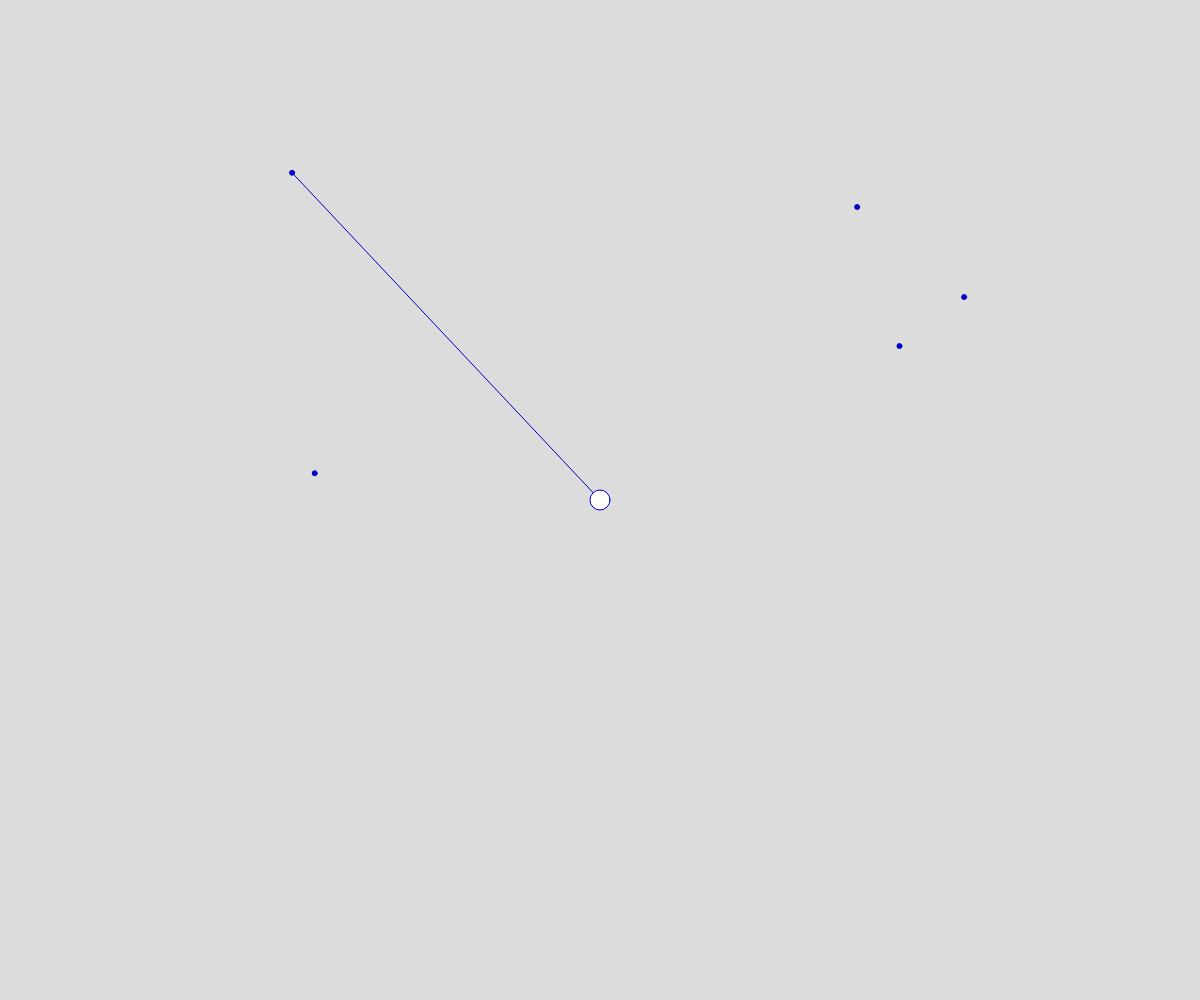
Frame 1 (no input)
Frame 60 (no input): identical to frame 1, image omitted
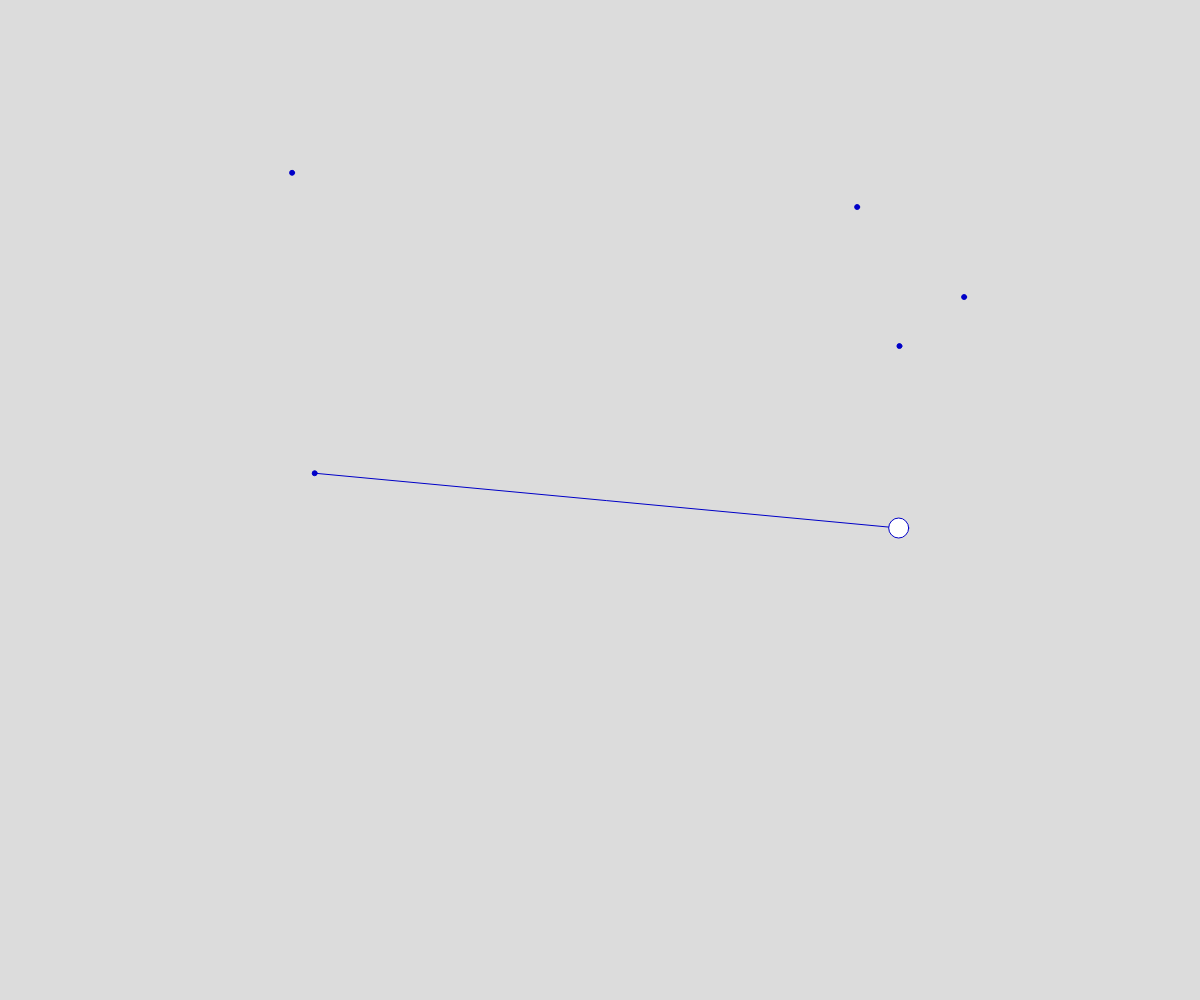
Frame 120 (the mouse pressed at the canvas centre since frame 60)

The p5.js sketch that drew these frames (run headless with seeded random() and noise() and a simulated clock; from frame 60 on, the mouse is pressed at the canvas centre):

// p5.js sketch
// ── sketch.js
let player;
let contact_points;

function setup() {
  //canvasWidth = windowWidth * 0.95;
  //canvasHeight = windowHeight * 0.95;
  canvasWidth = windowWidth;
  canvasHeight = windowHeight;
  let canvas = createCanvas(canvasWidth, canvasHeight);
  // blocks the context menu on right click
  canvas.elt.addEventListener("contextmenu", (e) => e.preventDefault());

  player = {
    x: canvasWidth / 2,
    y: canvasHeight / 2,
    size: 20,
    speed: 5.0,
  }

  contact_points = generate_contact_points();
}

function generate_contact_points(n = 5) {
  // Creates n randomly placed contact points on the map
  let points = new Array();
  for (let i = 0; i < n; i++) {
    point = createVector(random(0, canvasWidth), random(0, canvasHeight));
    points.push(point);
  }

  return points;
}

function draw() {
  background(220);

  let mouse_vector = createVector(mouseX, mouseY);
  let nearest_contact = find_nearest_contact_point(mouse_vector);
  propel(nearest_contact);

  // contact points
  stroke(0, 0, 200);
  fill(0, 0, 200);
  for (const point of contact_points) {
    circle(point.x, point.y, 5);
  }

  // draw influence line to contact point
  stroke(0, 0, 200);
  line(player.x, player.y, nearest_contact.x, nearest_contact.y);

  // player
  fill(255);
  circle(player.x, player.y, player.size);
}

function propel(contact_point) {
  // moves toward/away from the contact point closest to the mouse
  if (!mouseIsPressed) {
    return;
  }

  // vector movement time!
  let player_vector = createVector(player.x, player.y);

  let move_vector = p5.Vector.sub(player_vector, contact_point);

  // using p5's angleBetween
  //angle = move_vector.angleBetween(createVector(1,0));
  // NOTE: this made the player move away on Y-axis and toward on X-axis
  // not sure why atan2 works but this doesn't

  // using atan2
  let angle = Math.atan2(move_vector.y, move_vector.x);

  // if right click, attract instead of repel
  if (mouseButton == RIGHT) {
    // NOTE: interesting! this makes it attract on y-axis but still repel on x-axis
    // angle *= -1;
    // maybe if i subtract pi radians instead?
    angle -= Math.PI;
    // that did it
    // now how to suppress the context menu?
  }

  let dx = player.speed * Math.cos(angle);
  let dy = player.speed * Math.sin(angle);

  player.x += dx;
  player.y += dy;
}

function find_nearest_contact_point(source_vector) {
  let min_distance = Number.MAX_SAFE_INTEGER;
  let closest;

  for (const point of contact_points) {
    let dist_vector = p5.Vector.sub(source_vector, point);
    // faster than mag() and we don't care because we're just comparing
    let dist = dist_vector.magSq();

    if (dist < min_distance) {
      min_distance = dist;
      closest = point.copy();
    }
  }

  return closest;
}
